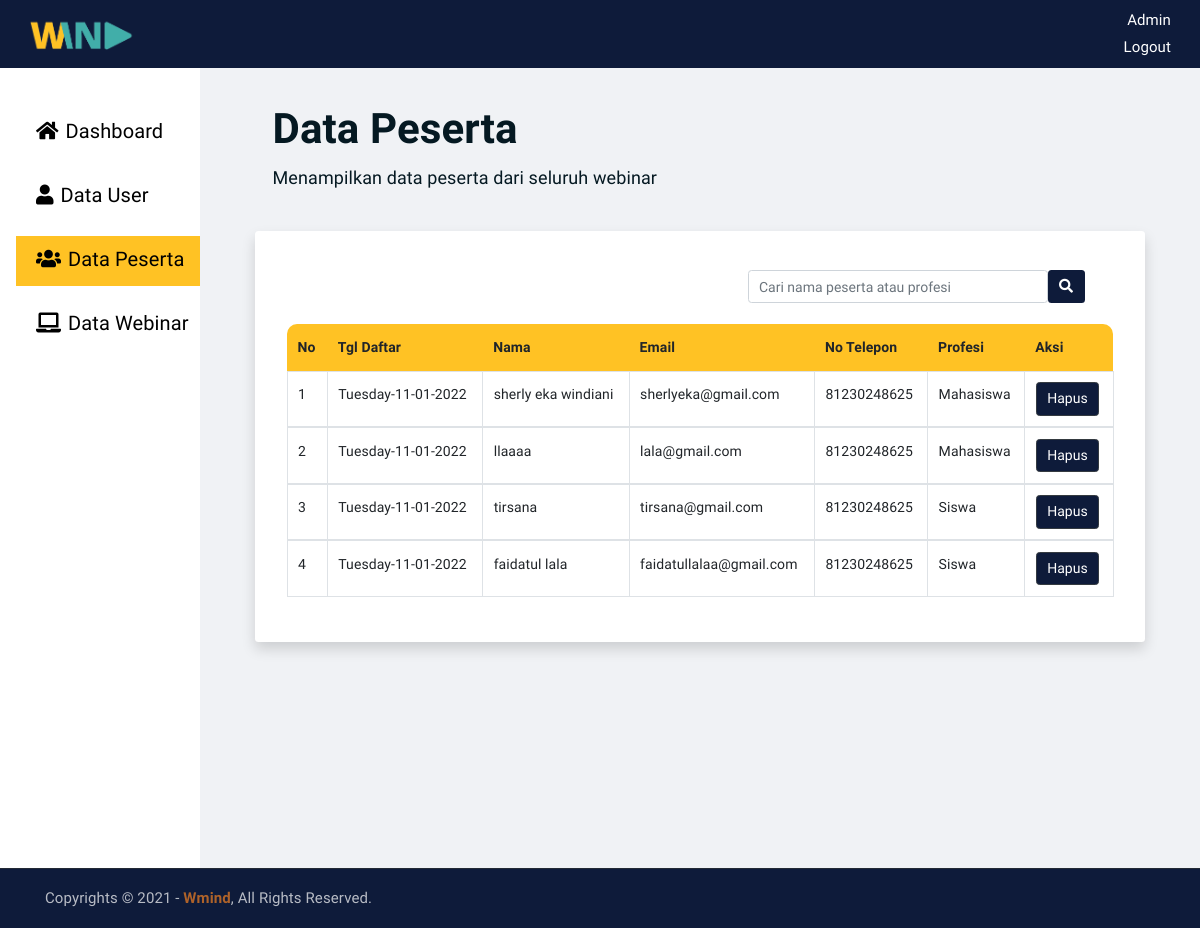
The page /admin-peserta.php (signed in) on the database its author committed.
### tables this page shows
CREATE TABLE `tb_daftar_peserta` (
  `id_peserta` int(11) NOT NULL,
  `id_webinar_session` int(11) NOT NULL,
  `id_author` int(11) NOT NULL,
  `id_author_eo` int(11) NOT NULL,
  `tgl_daftar` varchar(225) DEFAULT NULL,
  `nama_peserta` varchar(225) NOT NULL,
  `email_peserta` varchar(225) NOT NULL,
  `notelp_peserta` bigint(100) NOT NULL,
  `profesi_peserta` varchar(50) NOT NULL
);

### admin-peserta.php (the view, shortened to what this page needs)
<!DOCTYPE html>
<html lang="en">
<head>
    <link rel="stylesheet" href="assets/css/all.min.css">
    <link rel="stylesheet" href="assets/bootstrap/css/bootstrap.min.css">
    <link rel="stylesheet" href="assets/css/owl.carousel.css">
    <link rel="stylesheet" href="assets/css/magnific-popup.css">
    <link rel="stylesheet" href="assets/css/animate.css">
    <link rel="stylesheet" href="assets/css/meanmenu.min.css">
    <link rel="stylesheet" href="assets/css/main.css">
    <link rel="stylesheet" href="assets/css/responsive.css">
    <link rel="stylesheet" href="assets/css/css_tirja.css">
</head>
<body>
    <div class="wadah">
        <nav class="navbar navBarEo">
            <div class="container-fluid">
                <a class="navbar-brand" href="index.php">
                    <img src="assets/img/logo_transparan.png" style="width: 70%" alt="">
                </a>
                <div class="navBarUsername">
                    <p class="panggilUsername"> <?php echo $_SESSION['username']; ?></p>
                    <a class="txtLogout" href="logout.php">Logout</a>
                </div>
            </div>
        </nav>
        <div class="container-fluid">
            <div class="row">
                <div class="col-md-2 samping-kiri">
                    <div class="menu-samping">
                        <ul class="nav flex-column">
                            <li class="nav-item ml-4">
                                <a class="nav-link link-menu" href="admin-dashboard.php"><i class="fas fa-home mr-2"></i>Dashboard</a>
                            </li>
                            <li class="nav-item mt-3 ml-4">
                                <a class="nav-link link-menu" href="admin-user.php"><i class="fas fa-user mr-2"></i>Data User</a>
                            </li>
                            <li class="nav-item active mt-3 ml-4">
                                <a class="nav-link link-menu" href="admin-peserta.php"><i class="fas fa-users mr-2"></i>Data Peserta</a>
                            </li>
                            <li class="nav-item mt-3 ml-4">
                                <a class="nav-link link-menu" href="admin-webinar.php"><i class="fas fa-laptop mr-2"></i>Data Webinar</a>
                            </li>
                        </ul>
                    </div>
                </div>
                <div class="col-md-10" style="background-color: #F0F2F5;">
                    <div class="isi-admin">
                        <div class="card judul-tabel">
                            <div class="card-body">
                                <h2 class="card-title">Data Peserta</h2>
                                <p class="card-text" style="font-size: 18px;">Menampilkan data peserta dari seluruh webinar</p>
                            </div>
                        </div>
                        <div class="card shadow p-3 mb-5 bg-white rounded" style="width: 100%; border: none; border-radius: 6px; ">
                            <div class="card-body">
                                <div class="navbar">
                                    <div class="container d-flex justify-content-end mb-3 ">
                                        <form class="d-flex" action="" method="post" style=" ">
                                            <input class="form-control" style="width: 300px;" name="inputCari" type="search" placeholder="Cari nama peserta atau profesi" aria-label="Search">
                                            <button class="btn" name="cari" type="submit" style="background-color: #0E1B3A; color: white;"><i class="fas fa-search"></i></button>
                                        </form>
                                    </div>
                                </div>
                                <table class="table table-bordered" style="border:none;">
                                    <thead>
                                        <tr style="background-color: #FFC224;border: none;">
                                            <th scope="col" style="border-top-left-radius: 10px; border: none;">No</th>
                                            <th scope="col" style="border: none;">Tgl Daftar</th>
                                            <th scope="col" style="border: none;">Nama</th>
                                            <th scope="col" style="border: none;">Email</th>
                                            <th scope="col" style="border: none;">No Telepon</th>
                                            <th scope="col" style="border: none;">Profesi</th>
                                            <th scope="col" style="border-top-right-radius: 10px; border: none;">Aksi</th>
                                        </tr>
                                    </thead>
                                        <?php
                                            include "koneksi.php";
                                            $no=1;
                                            $cari = $_POST['inputCari'];
                                            if($cari != ''){
                                                $select= mysqli_query($koneksi, "SELECT * FROM tb_daftar_peserta WHERE id_peserta AND nama_peserta LIKE '%".$cari."%' OR profesi_peserta LIKE '%".$cari."%'");
                                            }else{
                                                $select= mysqli_query($koneksi, "SELECT * FROM tb_daftar_peserta WHERE id_peserta ");
                                            }
                                            if(mysqli_num_rows($select)){
                                                while ($data=mysqli_fetch_array ($select)){
                                        ?>
                                    <tbody>
                                        <tr>
                                            <td><?php echo $no++ ?></td>
                                            <td><?php echo $data['tgl_daftar']; ?></td>
                                            <td><?php echo $data['nama_peserta']; ?></td>
                                            <td><?php echo $data['email_peserta']; ?></td>
                                            <td><?php echo $data['notelp_peserta']; ?></td>
                                            <td><?php echo $data['profesi_peserta']; ?></td>
                                            <td>
                                                <a href="admin-delete-peserta.php?id_peserta=<?php echo $data['id_peserta'];?>"
                                                    onclick="return confirm ('Apakah anda yakin?')" >
                                                    <button type="button" class="btn btn-dark btn-admin">Hapus</button>
                                                </a>
                                            </td>
                                        </tr>
                                        <?php
                                        }
                                        ?>
                                    </tbody>
                                    <?php } else{
										echo '<tr class="text-center"><td colspan="7">Tidak ada data</td></tr>';
									}?>
                                </table>
                            </div>
                        </div>
                    </div>
                </div>
            </div>
        </div>
        <div class="copyright" style="background-color: #0E1B3A">
            <div class="container">
                <div class="row">
                    <div class="col-lg-6 col-md-12">
                        <p>Copyrights &copy; 2021 - <a href="https://imransdesign.com/">Wmind</a>,  All Rights Reserved.</p>
                    </div>
                </div>
            </div>
        </div>
    </div>
</body>
</html>

### assets/css/main.css (style rules this page uses)
html { font-size: 14px; font-weight: 400; line-height: 28px; height: 100%; }
body { font-family: 'Lexend Deca', sans-serif; font-weight: 400; font-size: 1rem; letter-spacing: 0.1px; line-height: 1.8; color: #051922; overflow-x: hidden; }
body img { max-width: 100%; }
a { cursor: pointer; text-decoration: none; -webkit-transition: all 0.2s ease-in-out; -o-transition: all 0.2s ease-in-out; transition: all 0.2s ease-in-out; }
h1, .h1, h2, .h2, h3, .h3, h4, .h4, h5, .h5, h6, .h6 { font-family: 'Lexend Deca', sans-serif; font-weight: 700; margin: 0 0 1.25rem 0; color: #051922; }
h2, .h2 { font-size: 3rem; font-weight: 700; line-height: 3.25rem; }
p { font-family: 'Lexend Deca', sans-serif; font-weight: 400; font-size: 1rem; letter-spacing: 0.1px; line-height: 1.8; color: #051922; margin: 0 0 1.25rem 0; }
p:last-child { margin: 0; }
a.navbar-brand img { max-width: 150px; }
.copyright { background-color: #051922; border-top: 1px solid #232a35; }
.copyright p { margin: 0; color: #fff; opacity: 0.7; padding: 16px 0; font-size: 15px; }
.copyright a { color: #F28123; font-weight: 700; }
a.navbar-brand { -webkit-transition: 0.3s; -o-transition: 0.3s; transition: 0.3s; }
html, body { height: 100%; }
thead { border-bottom: 1px solid #eee; }

### assets/css/css_tirja.css (style rules this page uses)
body .wadah { font-family: 'Lexend Deca', sans-serif; }
.navBarEo { background-color: #0E1B3A; }
.navBarUsername { text-align: right; }
.panggilUsername { color: white; font-family: 'Lexend Deca', sans-serif; font-size: 15px; margin-bottom: 0px; text-transform: capitalize; }
.txtLogout { color: white; font-family: 'Lexend Deca', sans-serif; font-size: 15px; font-weight: 200; }
.samping-kiri { height: 800px; background-color: white; width: 300px; }
.menu-samping { padding-top: 40px; margin-left: -20px; width: 400px; }
.menu-samping ul li.active { background-color: #FFC224; }
.menu-samping ul li a { color: black; }
.link-menu { color: black; padding-top: 5px; padding-bottom: 5px; padding-right: 5px; padding-left: 20px; width: 200px; height: 50px; font-family: 'Lexend Deca', sans-serif; font-size: 20px; cursor: pointer; }
.isi-admin { margin: 40px; }
.judul-tabel { margin-bottom: 20px; margin-top: -20px; background: transparent; border: none; }
.btn-admin { background-color: #0E1B3A; color: white; }

### rows shown on the page
tb_daftar_peserta: tgl_daftar "Tuesday-11-01-2022", nama_peserta "sherly eka windiani", email_peserta "sherlyeka@gmail.com", notelp_peserta "81230248625", profesi_peserta "Mahasiswa"
tb_daftar_peserta: tgl_daftar "Tuesday-11-01-2022", nama_peserta "llaaaa", email_peserta "lala@gmail.com", notelp_peserta "81230248625", profesi_peserta "Mahasiswa"
tb_daftar_peserta: tgl_daftar "Tuesday-11-01-2022", nama_peserta "tirsana", email_peserta "tirsana@gmail.com", notelp_peserta "81230248625", profesi_peserta "Siswa"
tb_daftar_peserta: tgl_daftar "Tuesday-11-01-2022", nama_peserta "faidatul lala", email_peserta "faidatullalaa@gmail.com", notelp_peserta "81230248625", profesi_peserta "Siswa"

### other values the page prints
$_SESSION['username'] "Admin"
